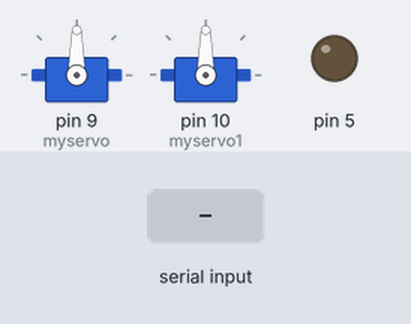
Bench run of a sketch on a simulated Arduino Uno, built with avr-gcc and run on an emulated ATmega328P. Parts: 2 × servo, output pins drawn as LEDs (lit = HIGH). The test bench sets the inputs (shaded band).

Above: at 1.2 s.
1.3 s: "90,45\n" received over Serial
At 1.8 s:
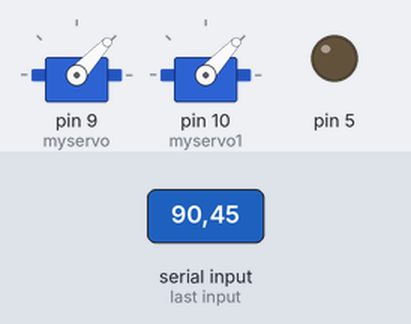
At 2.7 s:
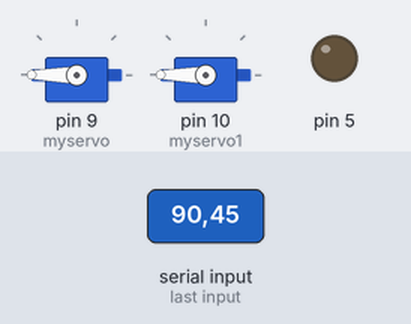
4.3 s: "30,150\n" received over Serial
At 4.4 s:
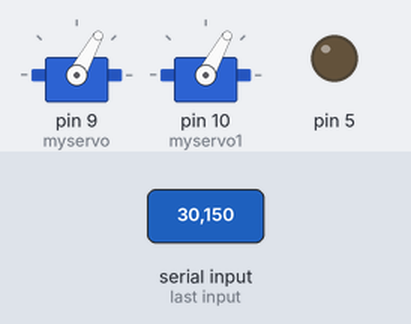
Timing chart, 0 to 7.3 s (numbered marks = the images above; inputs shaded):
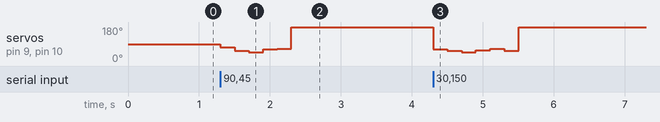

The sketch:

MirrorAdjust.ino
```cpp
#include <Servo.h>

Servo myservo;
Servo myservo1;// create servo object to control a servo
// twelve servo objects can be created on most boards

int pos = 0, a1,b1;    // variable to store the servo positionc;
String c;
String a,b;
void setup() {
  // put your setup code here, to run once:
  Serial.begin(9600);
  myservo.attach(9);
  myservo1.attach(10);
  pinMode(5,OUTPUT);
}

void loop() {
  // put your main code here, to run repeatedly:
  if(Serial.available()>0)
  {
    c=Serial.read();
    int x = c.indexOf(',');
    a = c.substring(0,x);
    b= c.substring(x+1,(c.length()));
   //Serial.println(a);
    //Serial.println(b);
    a1=atoi(a.c_str())*20 + 150;
    myservo.write(a1);
    //Serial.println(a);
     //delay(500);
    b1=atoi(b.c_str())*20 + 150;
    myservo1.write(b1);
    //analogWrite(5,b1);
    delay(200);

                        // waits 15ms for the servo to reach the position
  }
  }
```

Measured:
- after the input at 1.3 s, servo on pin 9 (myservo), servo on pin 10 (myservo1): 90° → 72° at once, → 55° 0.20 s later, → 47° 0.20 s later, → 63° 0.20 s later, … (6 changes in this stretch)
- after the input at 4.3 s, servo on pin 9 (myservo), servo on pin 10 (myservo1): 180° → 61° at once, → 55° 0.20 s later, → 47° 0.20 s later, → 57° 0.20 s later, … (7 changes in this stretch)
